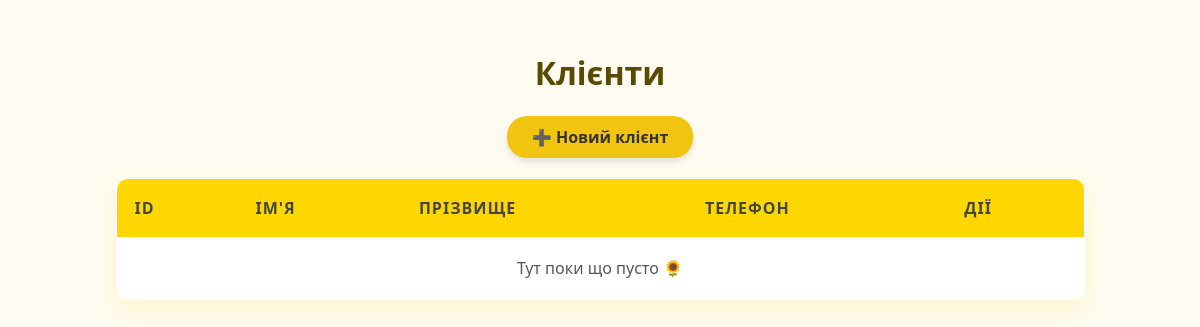
Before: / with the older database file.
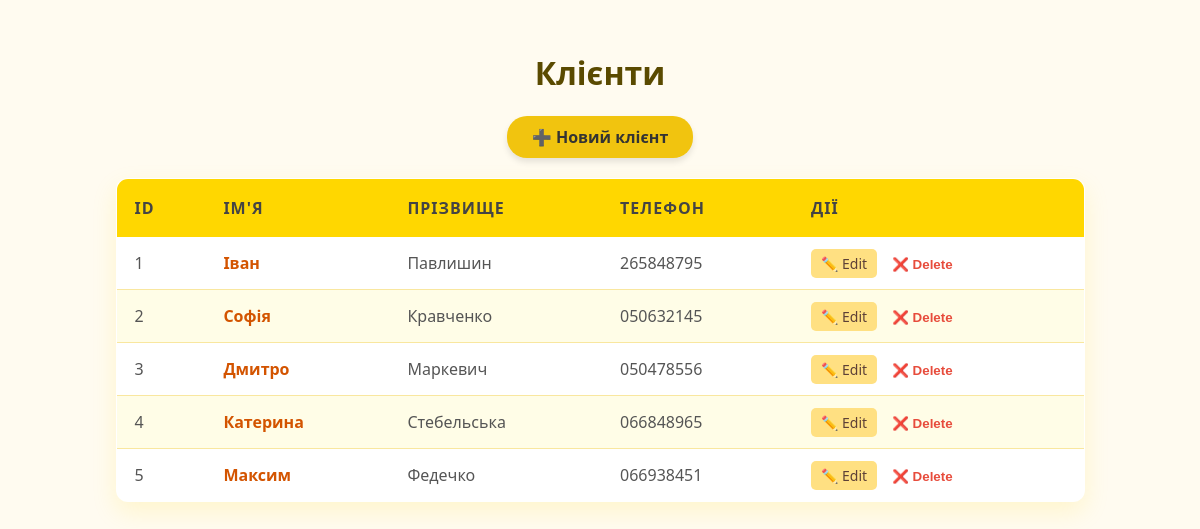
After: the same page with the newer database file.
### mainapp/models.py (models this page shows, shortened)
class Clients(models.Model):
    first_name = models.CharField(max_length=100)
    last_name = models.CharField(max_length=100)
    email = models.EmailField(unique=True)
    phone = models.CharField(max_length=20)

### web/views.py (the view)
# urls.py: path("", views.clients_list, name="home"),
def clients_list(request):
    clients = Clients.objects.all()
    return render(request, "web/clients_list.html", {"clients": clients})

### web/templates/web/clients_list.html (shortened to what this page needs)
<!DOCTYPE html>
<html lang="uk">
<head>
</head>
<body>
    <h1> Клієнти </h1>
    <a href="{% url 'client_create' %}" class="btn-add">➕ Новий клієнт</a>
    <table>
        <thead>
            <tr>
                <th>ID</th>
                <th>Ім'я</th>
                <th>Прізвище</th>
                <th>Телефон</th>
                <th>Дії</th>
            </tr>
        </thead>
        <tbody>
            {% for client in clients %}
            <tr>
                <td>{{ client.id }}</td>
                <td>
                    <a href="{% url 'client_detail' client.pk %}" class="name-link">
                        {{ client.first_name }}
                    </a>
                </td>
                <td>{{ client.last_name }}</td>
                <td>{{ client.phone }}</td>
                <td class="actions">
                    <a href="{% url 'client_edit' client.pk %}" class="btn-action edit">✏️ Edit</a>
                    <form action="{% url 'client_delete' client.pk %}" method="post" style="display:inline;">
                        <button type="submit" class="delete" onclick="return confirm('Видалити?')">❌ Delete</button>
                    </form>
                </td>
            </tr>
            {% empty %}
            <tr>
                <td colspan="5" style="text-align:center; padding: 20px;">
                    Тут поки що пусто 🌻
                </td>
            </tr>
            {% endfor %}
        </tbody>
    </table>
</body>
</html>

### web/templates/web/clients_list.html (style rules this page uses)
body { font-family: 'Segoe UI', sans-serif; background-color: #fffbf0; display: flex; flex-direction: column; align-items: center; padding: 30px; margin: 0; }
h1 { color: #5a4a00; }
.btn-add { background-color: #f1c40f; color: #333; padding: 10px 25px; text-decoration: none; border-radius: 20px; margin-bottom: 20px; font-weight: bold; box-shadow: 0 4px 6px rgba(0,0,0,0.1); transition: 0.3s; }
table { width: 85%; max-width: 1000px; border-collapse: collapse; background-color: white; box-shadow: 0 10px 25px rgba(255, 215, 0, 0.15); border-radius: 12px; overflow: hidden; border: 1px solid #fae588; }
th { background-color: #FFD700; color: #444; padding: 18px; text-align: left; font-size: 16px; text-transform: uppercase; letter-spacing: 1px; }
td { padding: 15px 18px; border-bottom: 1px solid #f9e79f; color: #555; }
tr:nth-child(even) { background-color: #fffde7; }
a { text-decoration: none; color: #333; }
.name-link { color: #d35400; font-weight: bold; }
.actions { white-space: nowrap; }
.btn-action { padding: 5px 10px; border-radius: 5px; font-size: 14px; margin-right: 5px; }
.edit { background-color: #ffe082; color: #5d4037; }
.delete { background: none; border: none; color: #e74c3c; cursor: pointer; font-weight: bold; }

Changed rows visible on the page:
added Clients: id "1", first_name "Іван", last_name "Павлишин", phone "265848795"
added Clients: id "2", first_name "Софія", last_name "Кравченко", phone "050632145"
added Clients: id "3", first_name "Дмитро", last_name "Маркевич", phone "050478556"
added Clients: id "4", first_name "Катерина", last_name "Стебельська", phone "066848965"
added Clients: id "5", first_name "Максим", last_name "Федечко", phone "066938451"
Other visible differences:
text no longer shown: "Тут поки що пусто 🌻"
